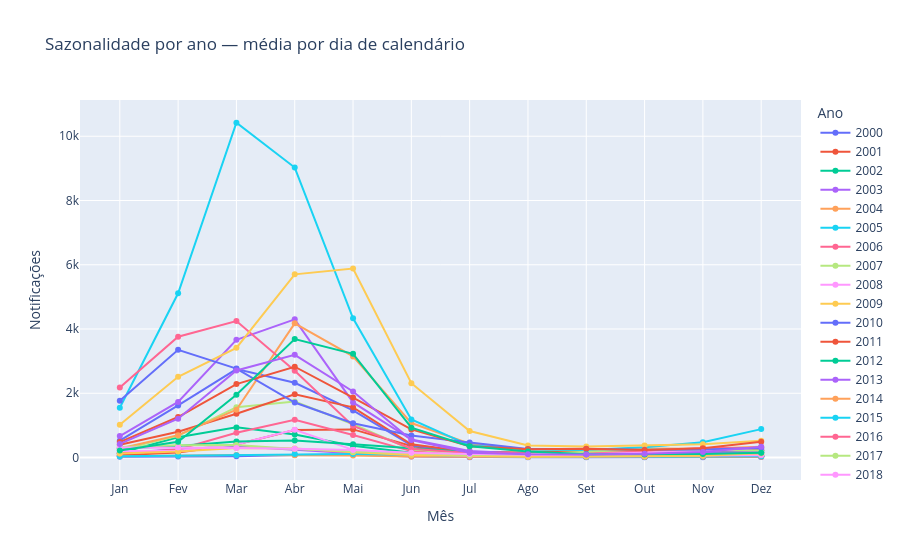

The cell this chart's notebook holds for it:
### Code cell
fig = px.line(
    df_sazonalidade,
    x="Mês",
    y="Notificações",
    color="Ano",
    markers=True,
    labels={
        "Mês": "Mês",
        "Notificações": "Notificações",
        "Ano": "Ano"
    },
    title="Sazonalidade por ano — média por dia de calendário"
)

fig.update_layout(
    xaxis=dict(
        tickmode="array",
        tickvals=list(range(1, 13)),
        ticktext=[
            "Jan", "Fev", "Mar", "Abr",
            "Mai", "Jun", "Jul", "Ago",
            "Set", "Out", "Nov", "Dez"
        ]
    )
)

fig.show()

### Figure 1 — Plotly figure (JSON) as saved in the notebook; plotly's stock layout.template omitted (floating-point values rounded to 4 significant figures)
{"data": [{"hovertemplate": "Ano=2000<br>Mês=%{x}<br>Notificações=%{y}<extra></extra>", "legendgroup": "2000", "line": {"color": "#636efa", "dash": "solid"}, "marker": {"symbol": "circle"}, "mode": "lines+markers", "name": "2000", "orientation": "v", "showlegend": true, "type": "scatter", "x": [1, 2, 3, 4, 5, 6, 7, 8, 9, 10, 11, 12], "xaxis": "x", "y": [22.71, 32.83, 37.81, 79.9, 94.19, 35.13, 11.68, 11.29, 8.6, 11.29, 11.07, 15.45], "yaxis": "y"}, {"hovertemplate": "Ano=2001<br>Mês=%{x}<br>Notificações=%{y}<extra></extra>", "legendgroup": "2001", "line": {"color": "#EF553B", "dash": "solid"}, "marker": {"symbol": "circle"}, "mode": "lines+markers", "name": "2001", "orientation": "v", "showlegend": true, "type": "scatter", "x": [1, 2, 3, 4, 5, 6, 7, 8, 9, 10, 11, 12], "xaxis": "x", "y": [74.58, 156.1, 406.3, 854.1, 875.5, 359.5, 101.8, 61.19, 47.23, 42.74, 36.07, 36.16], "yaxis": "y"}, {"hovertemplate": "Ano=2002<br>Mês=%{x}<br>Notificações=%{y}<extra></extra>", "legendgroup": "2002", "line": {"color": "#00cc96", "dash": "solid"}, "marker": {"symbol": "circle"}, "mode": "lines+markers", "name": "2002", "orientation": "v", "showlegend": true, "type": "scatter", "x": [1, 2, 3, 4, 5, 6, 7, 8, 9, 10, 11, 12], "xaxis": "x", "y": [136.9, 631.8, 938.3, 713.4, 367.9, 145.7, 46.68, 41.65, 26.0, 21.58, 34.3, 49.84], "yaxis": "y"}, {"hovertemplate": "Ano=2003<br>Mês=%{x}<br>Notificações=%{y}<extra></extra>", "legendgroup": "2003", "line": {"color": "#ab63fa", "dash": "solid"}, "marker": {"symbol": "circle"}, "mode": "lines+markers", "name": "2003", "orientation": "v", "showlegend": true, "type": "scatter", "x": [1, 2, 3, 4, 5, 6, 7, 8, 9, 10, 11, 12], "xaxis": "x", "y": [141.7, 260.4, 350.5, 253.4, 134.6, 70.8, 36.81, 19.19, 15.47, 17.94, 20.6, 30.03], "yaxis": "y"}, {"hovertemplate": "Ano=2004<br>Mês=%{x}<br>Notificações=%{y}<extra></extra>", "legendgroup": "2004", "line": {"color": "#FFA15A", "dash": "solid"}, "marker": {"symbol": "circle"}, "mode": "lines+markers", "name": "2004", "orientation": "v", "showlegend": true, "type": "scatter", "x": [1, 2, 3, 4, 5, 6, 7, 8, 9, 10, 11, 12], "xaxis": "x", "y": [38.61, 61.34, 79.58, 68.8, 64.32, 29.3, 17.13, 13.52, 18.07, 16.97, 21.53, 23.52], "yaxis": "y"}, {"hovertemplate": "Ano=2005<br>Mês=%{x}<br>Notificações=%{y}<extra></extra>", "legendgroup": "2005", "line": {"color": "#19d3f3", "dash": "solid"}, "marker": {"symbol": "circle"}, "mode": "lines+markers", "name": "2005", "orientation": "v", "showlegend": true, "type": "scatter", "x": [1, 2, 3, 4, 5, 6, 7, 8, 9, 10, 11, 12], "xaxis": "x", "y": [35.87, 53.07, 67.19, 107.2, 109.2, 90.17, 45.58, 32.65, 22.73, 22.94, 33.47, 38.16], "yaxis": "y"}, {"hovertemplate": "Ano=2006<br>Mês=%{x}<br>Notificações=%{y}<extra></extra>", "legendgroup": "2006", "line": {"color": "#FF6692", "dash": "solid"}, "marker": {"symbol": "circle"}, "mode": "lines+markers", "name": "2006", "orientation": "v", "showlegend": true, "type": "scatter", "x": [1, 2, 3, 4, 5, 6, 7, 8, 9, 10, 11, 12], "xaxis": "x", "y": [124.2, 253.1, 769.5, 1178.0, 699.5, 200.4, 65.71, 47.19, 38.37, 43.06, 56.13, 87.84], "yaxis": "y"}, {"hovertemplate": "Ano=2007<br>Mês=%{x}<br>Notificações=%{y}<extra></extra>", "legendgroup": "2007", "line": {"color": "#B6E880", "dash": "solid"}, "marker": {"symbol": "circle"}, "mode": "lines+markers", "name": "2007", "orientation": "v", "showlegend": true, "type": "scatter", "x": [1, 2, 3, 4, 5, 6, 7, 8, 9, 10, 11, 12], "xaxis": "x", "y": [241.2, 675.4, 1567.0, 1742.0, 1035.0, 249.3, 118.5, 64.45, 66.0, 123.5, 161.1, 142.4], "yaxis": "y"}, {"hovertemplate": "Ano=2008<br>Mês=%{x}<br>Notificações=%{y}<extra></extra>", "legendgroup": "2008", "line": {"color": "#FF97FF", "dash": "solid"}, "marker": {"symbol": "circle"}, "mode": "lines+markers", "name": "2008", "orientation": "v", "showlegend": true, "type": "scatter", "x": [1, 2, 3, 4, 5, 6, 7, 8, 9, 10, 11, 12], "xaxis": "x", "y": [202.5, 209.8, 406.0, 862.9, 239.0, 113.3, 58.97, 50.35, 54.4, 51.97, 62.6, 72.55], "yaxis": "y"}, {"hovertemplate": "Ano=2009<br>Mês=%{x}<br>Notificações=%{y}<extra></extra>", "legendgroup": "2009", "line": {"color": "#FECB52", "dash": "solid"}, "marker": {"symbol": "circle"}, "mode": "lines+markers", "name": "2009", "orientation": "v", "showlegend": true, "type": "scatter", "x": [1, 2, 3, 4, 5, 6, 7, 8, 9, 10, 11, 12], "xaxis": "x", "y": [122.5, 185.4, 295.3, 284.8, 161.9, 79.53, 54.23, 26.16, 28.27, 29.45, 51.43, 134.1], "yaxis": "y"}, {"hovertemplate": "Ano=2010<br>Mês=%{x}<br>Notificações=%{y}<extra></extra>", "legendgroup": "2010", "line": {"color": "#636efa", "dash": "solid"}, "marker": {"symbol": "circle"}, "mode": "lines+markers", "name": "2010", "orientation": "v", "showlegend": true, "type": "scatter", "x": [1, 2, 3, 4, 5, 6, 7, 8, 9, 10, 11, 12], "xaxis": "x", "y": [524.3, 1622.0, 2753.0, 2327.0, 1465.0, 379.9, 173.6, 135.1, 161.9, 133.4, 185.3, 229.6], "yaxis": "y"}, {"hovertemplate": "Ano=2011<br>Mês=%{x}<br>Notificações=%{y}<extra></extra>", "legendgroup": "2011", "line": {"color": "#EF553B", "dash": "solid"}, "marker": {"symbol": "circle"}, "mode": "lines+markers", "name": "2011", "orientation": "v", "showlegend": true, "type": "scatter", "x": [1, 2, 3, 4, 5, 6, 7, 8, 9, 10, 11, 12], "xaxis": "x", "y": [400.1, 804.0, 1365.0, 1970.0, 1562.0, 412.5, 170.3, 157.4, 210.4, 256.8, 209.1, 230.1], "yaxis": "y"}, {"hovertemplate": "Ano=2012<br>Mês=%{x}<br>Notificações=%{y}<extra></extra>", "legendgroup": "2012", "line": {"color": "#00cc96", "dash": "solid"}, "marker": {"symbol": "circle"}, "mode": "lines+markers", "name": "2012", "orientation": "v", "showlegend": true, "type": "scatter", "x": [1, 2, 3, 4, 5, 6, 7, 8, 9, 10, 11, 12], "xaxis": "x", "y": [282.0, 355.8, 501.3, 531.8, 415.4, 276.2, 160.5, 120.1, 99.1, 122.9, 145.8, 166.4], "yaxis": "y"}, {"hovertemplate": "Ano=2013<br>Mês=%{x}<br>Notificações=%{y}<extra></extra>", "legendgroup": "2013", "line": {"color": "#ab63fa", "dash": "solid"}, "marker": {"symbol": "circle"}, "mode": "lines+markers", "name": "2013", "orientation": "v", "showlegend": true, "type": "scatter", "x": [1, 2, 3, 4, 5, 6, 7, 8, 9, 10, 11, 12], "xaxis": "x", "y": [669.3, 1731.0, 3662.0, 4301.0, 1716.0, 558.2, 202.7, 116.5, 109.6, 121.4, 148.8, 172.2], "yaxis": "y"}, {"hovertemplate": "Ano=2014<br>Mês=%{x}<br>Notificações=%{y}<extra></extra>", "legendgroup": "2014", "line": {"color": "#FFA15A", "dash": "solid"}, "marker": {"symbol": "circle"}, "mode": "lines+markers", "name": "2014", "orientation": "v", "showlegend": true, "type": "scatter", "x": [1, 2, 3, 4, 5, 6, 7, 8, 9, 10, 11, 12], "xaxis": "x", "y": [278.4, 696.9, 1486.0, 4176.0, 3148.0, 1073.0, 431.8, 249.2, 249.0, 280.0, 272.3, 333.7], "yaxis": "y"}, {"hovertemplate": "Ano=2015<br>Mês=%{x}<br>Notificações=%{y}<extra></extra>", "legendgroup": "2015", "line": {"color": "#19d3f3", "dash": "solid"}, "marker": {"symbol": "circle"}, "mode": "lines+markers", "name": "2015", "orientation": "v", "showlegend": true, "type": "scatter", "x": [1, 2, 3, 4, 5, 6, 7, 8, 9, 10, 11, 12], "xaxis": "x", "y": [1548.0, 5111.0, 10420.0, 9026.0, 4333.0, 1185.0, 380.7, 247.0, 237.8, 321.9, 474.8, 884.4], "yaxis": "y"}, {"hovertemplate": "Ano=2016<br>Mês=%{x}<br>Notificações=%{y}<extra></extra>", "legendgroup": "2016", "line": {"color": "#FF6692", "dash": "solid"}, "marker": {"symbol": "circle"}, "mode": "lines+markers", "name": "2016", "orientation": "v", "showlegend": true, "type": "scatter", "x": [1, 2, 3, 4, 5, 6, 7, 8, 9, 10, 11, 12], "xaxis": "x", "y": [2180.0, 3759.0, 4250.0, 2703.0, 985.5, 275.0, 139.0, 128.5, 146.1, 204.1, 297.1, 294.1], "yaxis": "y"}, {"hovertemplate": "Ano=2017<br>Mês=%{x}<br>Notificações=%{y}<extra></extra>", "legendgroup": "2017", "line": {"color": "#B6E880", "dash": "solid"}, "marker": {"symbol": "circle"}, "mode": "lines+markers", "name": "2017", "orientation": "v", "showlegend": true, "type": "scatter", "x": [1, 2, 3, 4, 5, 6, 7, 8, 9, 10, 11, 12], "xaxis": "x", "y": [328.4, 383.0, 387.8, 268.1, 195.7, 131.4, 80.39, 99.0, 184.6, 259.1, 232.4, 220.1], "yaxis": "y"}, {"hovertemplate": "Ano=2018<br>Mês=%{x}<br>Notificações=%{y}<extra></extra>", "legendgroup": "2018", "line": {"color": "#FF97FF", "dash": "solid"}, "marker": {"symbol": "circle"}, "mode": "lines+markers", "name": "2018", "orientation": "v", "showlegend": true, "type": "scatter", "x": [1, 2, 3, 4, 5, 6, 7, 8, 9, 10, 11, 12], "xaxis": "x", "y": [311.2, 313.3, 296.8, 274.5, 233.9, 150.5, 105.9, 94.71, 99.23, 145.4, 196.5, 313.7], "yaxis": "y"}, {"hovertemplate": "Ano=2019<br>Mês=%{x}<br>Notificações=%{y}<extra></extra>", "legendgroup": "2019", "line": {"color": "#FECB52", "dash": "solid"}, "marker": {"symbol": "circle"}, "mode": "lines+markers", "name": "2019", "orientation": "v", "showlegend": true, "type": "scatter", "x": [1, 2, 3, 4, 5, 6, 7, 8, 9, 10, 11, 12], "xaxis": "x", "y": [1023.0, 2513.0, 3414.0, 5701.0, 5885.0, 2314.0, 825.2, 378.1, 343.8, 375.7, 411.3, 524.0], "yaxis": "y"}, {"hovertemplate": "Ano=2020<br>Mês=%{x}<br>Notificações=%{y}<extra></extra>", "legendgroup": "2020", "line": {"color": "#636efa", "dash": "solid"}, "marker": {"symbol": "circle"}, "mode": "lines+markers", "name": "2020", "orientation": "v", "showlegend": true, "type": "scatter", "x": [1, 2, 3, 4, 5, 6, 7, 8, 9, 10, 11, 12], "xaxis": "x", "y": [1770.0, 3353.0, 2768.0, 1713.0, 1068.0, 682.8, 464.8, 268.0, 263.8, 240.0, 248.8, 299.3], "yaxis": "y"}, {"hovertemplate": "Ano=2021<br>Mês=%{x}<br>Notificações=%{y}<extra></extra>", "legendgroup": "2021", "line": {"color": "#EF553B", "dash": "solid"}, "marker": {"symbol": "circle"}, "mode": "lines+markers", "name": "2021", "orientation": "v", "showlegend": true, "type": "scatter", "x": [1, 2, 3, 4, 5, 6, 7, 8, 9, 10, 11, 12], "xaxis": "x", "y": [481.6, 1261.0, 2286.0, 2826.0, 1866.0, 874.1, 347.2, 261.2, 271.3, 230.6, 290.0, 489.5], "yaxis": "y"}, {"hovertemplate": "Ano=2022<br>Mês=%{x}<br>Notificações=%{y}<extra></extra>", "legendgroup": "2022", "line": {"color": "#00cc96", "dash": "solid"}, "marker": {"symbol": "circle"}, "mode": "lines+markers", "name": "2022", "orientation": "v", "showlegend": true, "type": "scatter", "x": [1, 2, 3, 4, 5, 6, 7, 8, 9, 10, 11, 12], "xaxis": "x", "y": [221.4, 492.0, 1956.0, 3685.0, 3228.0, 927.5, 352.0, 189.2, 102.4, 97.52, 113.2, 151.4], "yaxis": "y"}, {"hovertemplate": "Ano=2023<br>Mês=%{x}<br>Notificações=%{y}<extra></extra>", "legendgroup": "2023", "line": {"color": "#ab63fa", "dash": "solid"}, "marker": {"symbol": "circle"}, "mode": "lines+markers", "name": "2023", "orientation": "v", "showlegend": true, "type": "scatter", "x": [1, 2, 3, 4, 5, 6, 7, 8, 9, 10, 11, 12], "xaxis": "x", "y": [423.6, 1209.0, 2709.0, 3197.0, 2055.0, 542.7, 151.5, 101.8, 96.1, 120.6, 173.9, 333.5], "yaxis": "y"}], "layout": {"legend": {"title": {"text": "Ano"}, "tracegroupgap": 0}, "title": {"text": "Sazonalidade por ano — média por dia de calendário"}, "xaxis": {"anchor": "y", "domain": [0.0, 1.0], "tickmode": "array", "ticktext": ["Jan", "Fev", "Mar", "Abr", "Mai", "Jun", "Jul", "Ago", "Set", "Out", "Nov", "Dez"], "tickvals": [1, 2, 3, 4, 5, 6, 7, 8, 9, 10, 11, 12], "title": {"text": "Mês"}}, "yaxis": {"anchor": "x", "domain": [0.0, 1.0], "title": {"text": "Notificações"}}}}
